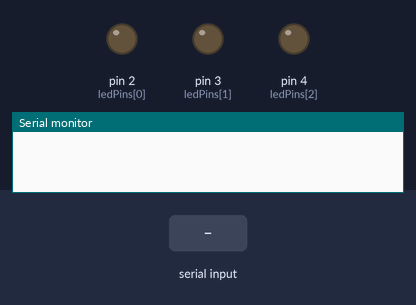
Bench run of a sketch on a simulated Arduino Uno, built with avr-gcc and run on an emulated ATmega328P. On the bench: output pins drawn as LEDs (lit = HIGH), the last lines printed to the serial monitor. The inputs (shaded band) are chosen by the test bench.

Above: at 1.2 s.
1.3 s: "<turn on>" received over Serial
At 2.6 s:
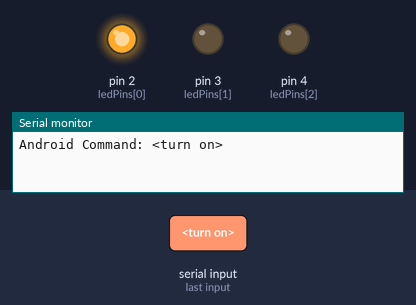
At 15.3 s:
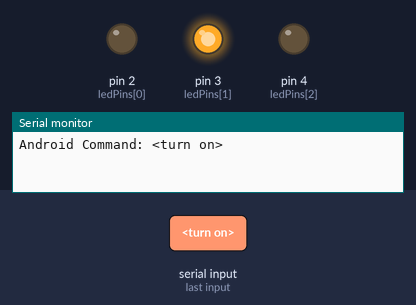
Timing chart, 0 to 21.8 s (numbered marks = the images above; inputs shaded):
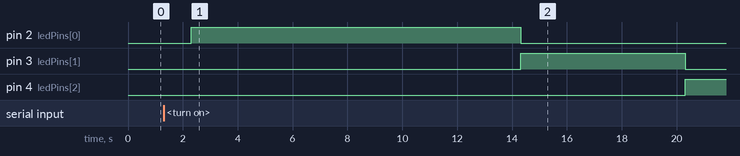

Measured:
- after the input at 1.3 s, pin 2 (ledPins[0]): LOW → HIGH after 1.0 s, → LOW 12.0 s later; pin 3 (ledPins[1]): LOW → HIGH after 13.0 s, → LOW 6.0 s later; pin 4 (ledPins[2]): LOW → HIGH after 19.0 s

The sketch:

Opdracht_9.ino
```cpp
const int ledPins[] = {2,3,4}; // Poorten lichtjes
String msg,cmd;

void setup() {

  //Setup code voor lichtjes
  for(int led : ledPins){
    pinMode(led, OUTPUT);
   }

  //Eerst uitzetten de lichtjes
  for(int led : ledPins){
    digitalWrite(led, LOW);
  }

  Serial.begin(9600); // Communicatie met bluetooth module
  msg = "";
}

void loop() {


  // Lezen van bericht van app
  if (Serial.available() > 0){ // Checken of er data binnenkomt
    msg = Serial.readString(); // Lezen van bericht
    Serial.println("Android Command: " + msg);
  }

  // Als bericht is turn on dan stoplicht uitvoeren
  if (msg == "<turn on>"){
    digitalWrite(ledPins[0], HIGH);
    delay(12000);
    digitalWrite(ledPins[0], LOW);


    digitalWrite(ledPins[1], HIGH);
    delay(6000);
    digitalWrite(ledPins[1], LOW);


    digitalWrite(ledPins[2], HIGH);
    delay(12000);
    digitalWrite(ledPins[2], LOW);

    msg = ""; // reset bericht
  } else {
    //als het bericht turn off is laat de oranje lamp knipperen
    if (msg == "<turn off>"){
        while(msg == "<turn off>"){
          digitalWrite(ledPins[1], HIGH);
          delay(1000);
          digitalWrite(ledPins[1], LOW);
          delay(1000);
          msg = Serial.readString();
          }

      msg = ""; // reset command
    }
  }
}
```
